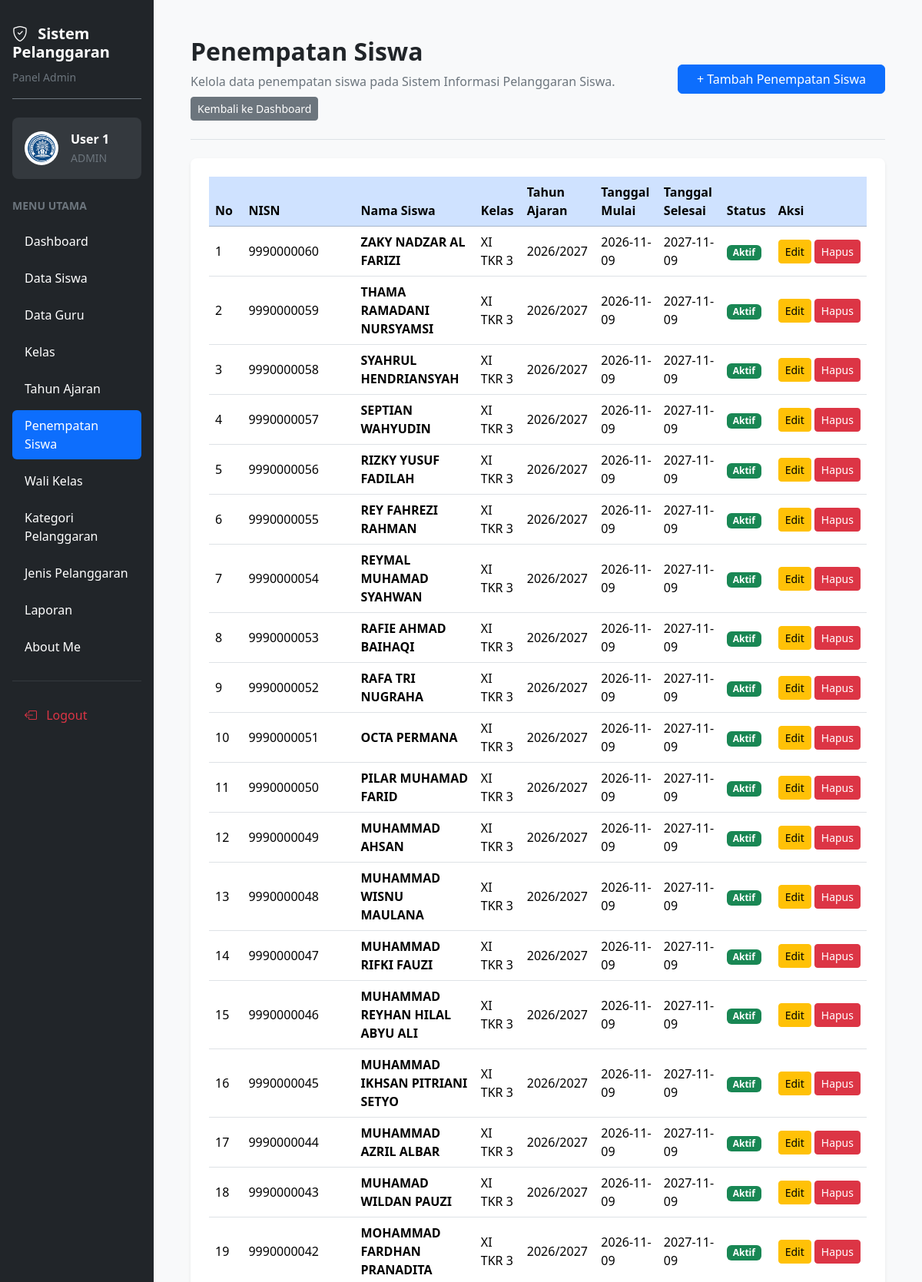
The app's page /penempatan_siswa.php (signed in, upper part) with its own data.
### tables this page shows
CREATE TABLE `t_kelas_siswa` (
  `id` int(11) NOT NULL,
  `siswa_id` int(11) NOT NULL,
  `tahun_ajaran_id` int(11) NOT NULL,
  `kelas_id` int(11) NOT NULL,
  `tanggal_mulai` date NOT NULL,
  `tanggal_selesai` date NOT NULL,
  `status_aktif` tinyint(1) NOT NULL,
  `created_at` timestamp NOT NULL DEFAULT current_timestamp(),
  `updated_at` timestamp NOT NULL DEFAULT current_timestamp()
);

CREATE TABLE `t_siswa` (
  `id` int(11) NOT NULL,
  `nis` varchar(30) NOT NULL,
  `nisn` varchar(20) NOT NULL,
  `nama` varchar(150) NOT NULL,
  `jenis_kelamin` char(5) NOT NULL,
  `tanggal_lahir` date NOT NULL,
  `alamat` text NOT NULL,
  `status_aktif` tinyint(1) NOT NULL,
  `created_at` timestamp NULL DEFAULT current_timestamp(),
  `updated_at` timestamp NULL DEFAULT current_timestamp()
);

CREATE TABLE `t_kelas` (
  `id` int(11) NOT NULL,
  `nama` varchar(100) NOT NULL,
  `tingkat` varchar(20) NOT NULL,
  `jurusan` varchar(100) NOT NULL,
  `status_aktif` tinyint(1) NOT NULL,
  `created_at` timestamp NULL DEFAULT current_timestamp(),
  `updated_at` timestamp NULL DEFAULT current_timestamp()
);

CREATE TABLE `t_tahun_ajaran` (
  `id` int(11) NOT NULL,
  `nama` varchar(20) NOT NULL,
  `tanggal_mulai` date NOT NULL,
  `tanggal_selesai` date NOT NULL,
  `status_aktif` tinyint(1) NOT NULL,
  `created_at` timestamp NOT NULL DEFAULT current_timestamp(),
  `updated_at` timestamp NOT NULL DEFAULT current_timestamp()
);

### penempatan_siswa.php (the view, shortened to what this page needs)
<?php
require_once __DIR__ . "/config/koneksi.php";
function aman($nilai) {
    return htmlspecialchars((string)($nilai ?? ''), ENT_QUOTES, 'UTF-8');
}
$query_penempatan = mysqli_query($koneksi, "
    SELECT
        ks.id,
        ks.siswa_id,
        s.nisn,
        s.nama AS nama_siswa,
        ks.kelas_id,
        k.nama AS nama_kelas,
        ks.tahun_ajaran_id,
        ta.nama AS nama_tahun_ajaran,
        ks.tanggal_mulai,
        ks.tanggal_selesai,
        ks.status_aktif
    FROM t_kelas_siswa ks
    LEFT JOIN t_siswa s
        ON ks.siswa_id = s.id
    LEFT JOIN t_kelas k
        ON ks.kelas_id = k.id
    LEFT JOIN t_tahun_ajaran ta
        ON ks.tahun_ajaran_id = ta.id
    ORDER BY ks.id DESC
");
$data_penempatan = [];
while ($row = mysqli_fetch_assoc($query_penempatan)) {
    $data_penempatan[] = $row;
}
$nama = htmlspecialchars(
    $_SESSION['name'] ?? 'Pengguna',
    ENT_QUOTES,
    'UTF-8'
);
?>
<!DOCTYPE html>
<html lang="id">
<head>
    <link href="https://cdn.jsdelivr.net/npm/bootstrap@5.3.3/dist/css/bootstrap.min.css" rel="stylesheet">
    <link href="https://cdn.jsdelivr.net/npm/bootstrap-icons@1.11.3/font/bootstrap-icons.min.css" rel="stylesheet">
    <link href="https://cdn.datatables.net/2.3.4/css/dataTables.bootstrap5.min.css" rel="stylesheet">
</head>
<body class="bg-light">
<div class="container-fluid">
    <div class="row">
        <aside class="col-12 col-md-3 col-lg-2 bg-dark min-vh-100 p-3">
            <div class="text-white mb-4 pt-3 pb-3 border-bottom border-secondary">
                <h5 class="fw-bold mb-2">
                    <i class="bi bi-shield-check me-2"></i>
                    Sistem Pelanggaran
                </h5>
                <small class="text-secondary">Panel Admin</small>
            </div>
            <div class="bg-secondary bg-opacity-25 rounded-3 p-3 mb-4">
                <div class="d-flex align-items-center gap-3">
                    <img
                        src="logo.png"
                        alt="Logo Aplikasi"
                        width="44"
                        height="44"
                        class="rounded-circle bg-white p-1"
                    >
                    <div class="text-white text-break">
                        <div class="fw-semibold">
                            <?= $nama; ?>
                        </div>
                        <small class="text-secondary">ADMIN</small>
                    </div>
                </div>
            </div>
            <div class="text-secondary small fw-semibold mb-3">
                MENU UTAMA
            </div>
            <ul class="nav nav-pills flex-column gap-2">
                <li class="nav-item">
                    <a href="dashboard.php" class="nav-link text-white rounded-2 py-2 px-3">
                        Dashboard
                    </a>
                </li>
                <li class="nav-item">
                    <a href="siswa.php" class="nav-link text-white rounded-2 py-2 px-3">
                        Data Siswa
                    </a>
                </li>
                <li class="nav-item">
                    <a href="guru.php" class="nav-link text-white rounded-2 py-2 px-3">
                        Data Guru
                    </a>
                </li>
                <li class="nav-item">
                    <a href="kelas.php" class="nav-link text-white rounded-2 py-2 px-3">
                        Kelas
                    </a>
                </li>
                <li class="nav-item">
                    <a href="tahun_ajaran.php" class="nav-link text-white rounded-2 py-2 px-3">
                        Tahun Ajaran
                    </a>
                </li>
                <li class="nav-item">
                    <a href="penempatan_siswa.php" class="nav-link active rounded-2 py-2 px-3" aria-current="page">
                        Penempatan Siswa
                    </a>
                </li>
                <li class="nav-item">
                    <a href="wali_kelas.php" class="nav-link text-white rounded-2 py-2 px-3">
                        Wali Kelas
                    </a>
                </li>
                <li class="nav-item">
                    <a href="kategori_pelanggaran.php" class="nav-link text-white rounded-2 py-2 px-3">
                        Kategori Pelanggaran
                    </a>
                </li>
                <li class="nav-item">
                    <a href="jenis_pelanggaran.php" class="nav-link text-white rounded-2 py-2 px-3">
                        Jenis Pelanggaran
                    </a>
                </li>
                <li class="nav-item">
                    <a href="laporan.php" class="nav-link text-white rounded-2 py-2 px-3">
                        Laporan
                    </a>
                </li>
                <li class="nav-item">
                    <a href="abautme.php" class="nav-link text-white rounded-2 py-2 px-3">
                        About Me
                    </a>
                </li>
            </ul>
            <hr class="border-secondary my-4">
            <a href="logout.php" class="nav-link text-danger rounded-2 py-2 px-3">
                <i class="bi bi-box-arrow-left me-2"></i>
                Logout
            </a>
        </aside>
        <main class="col-12 col-md-9 col-lg-10 p-3 p-lg-5">
            <div class="d-flex flex-wrap justify-content-between align-items-center gap-3 mb-4 pb-4 border-bottom">
                <div>
                    <h2 class="fw-bold mb-2">
                        Penempatan Siswa
                    </h2>
                    <p class="text-secondary mb-2">
                        Kelola data penempatan siswa pada Sistem Informasi Pelanggaran Siswa.
                    </p>
                    <a href="dashboard.php" class="btn btn-secondary btn-sm rounded-1">
                        Kembali ke Dashboard
                    </a>
                </div>
                <a href="tambah_penempatan_siswa.php" class="btn btn-primary rounded-2 px-4">
                    + Tambah Penempatan Siswa
                </a>
            </div>
            <div class="card border-0 shadow-sm rounded-3">
                <div class="card-body p-3 p-lg-4">
                    <div class="table-responsive">
                        <table id="tabelPenempatan" class="table table-hover align-middle">
                            <thead>
                                <tr class="table-primary">
                                    <th>No</th>
                                    <th>NISN</th>
                                    <th>Nama Siswa</th>
                                    <th>Kelas</th>
                                    <th>Tahun Ajaran</th>
                                    <th>Tanggal Mulai</th>
                                    <th>Tanggal Selesai</th>
                                    <th>Status</th>
                                    <th>Aksi</th>
                                </tr>
                            </thead>
                            <tbody>
                                <?php $no = 1; ?>
                                <?php foreach ($data_penempatan as $row): ?>
                                    <tr>
                                        <td>
                                            <?= $no++; ?>
                                        </td>
                                        <td>
                                            <?= aman($row['nisn'] ?? '-'); ?>
                                        </td>
                                        <td>
                                            <strong>
                                                <?= aman($row['nama_siswa'] ?? '-'); ?>
                                            </strong>
                                        </td>
                                        <td>
                                            <?= aman($row['nama_kelas'] ?? '-'); ?>
                                        </td>
                                        <td>
                                            <?= aman($row['nama_tahun_ajaran'] ?? '-'); ?>
                                        </td>
                                        <td>
                                            <?= aman($row['tanggal_mulai'] ?? '-'); ?>
                                        </td>
                                        <td>
                                            <?= aman($row['tanggal_selesai'] ?? '-'); ?>
                                        </td>
                                        <td>
                                            <?php if ((int)($row['status_aktif'] ?? 0) === 1): ?>
                                                <span class="badge bg-success">
                                                    Aktif
                                                </span>
                                            <?php else: ?>
                                                <span class="badge bg-secondary">
                                                    Tidak Aktif
                                                </span>
                                            <?php endif; ?>
                                        </td>
                                        <td>
                                            <div class="d-flex gap-1">
                                                <a
                                                    href="edit_penempatan_siswa.php?id=<?= (int)$row['id']; ?>"
                                                    class="btn btn-warning btn-sm"
                                                >
                                                    Edit
                                                </a>
                                                <a
                                                    href="hapus_penempatan_siswa.php?id=<?= (int)$row['id']; ?>"
                                                    class="btn btn-danger btn-sm"
                                                    onclick="return confirm('Yakin ingin menghapus data penempatan siswa ini?')"
                                                >
                                                    Hapus
                                                </a>
                                            </div>
                                        </td>
                                    </tr>
                                <?php endforeach; ?>
                            </tbody>
                        </table>
                    </div>
                </div>
            </div>
        </main>
    </div>
</div>
</body>
</html>

### records on screen
t_kelas_siswa: siswa.nisn "9990000060", siswa.nama "ZAKY NADZAR AL FARIZI", kelas.nama "XI TKR 3", tahun_ajaran.nama "2026/2027", tanggal_mulai "2026-11-09", tanggal_selesai "2027-11-09", status_aktif "Aktif"
t_kelas_siswa: siswa.nisn "9990000059", siswa.nama "THAMA RAMADANI NURSYAMSI", kelas.nama "XI TKR 3", tahun_ajaran.nama "2026/2027", tanggal_mulai "2026-11-09", tanggal_selesai "2027-11-09", status_aktif "Aktif"
t_kelas_siswa: siswa.nisn "9990000058", siswa.nama "SYAHRUL HENDRIANSYAH", kelas.nama "XI TKR 3", tahun_ajaran.nama "2026/2027", tanggal_mulai "2026-11-09", tanggal_selesai "2027-11-09", status_aktif "Aktif"
t_kelas_siswa: siswa.nisn "9990000057", siswa.nama "SEPTIAN WAHYUDIN", kelas.nama "XI TKR 3", tahun_ajaran.nama "2026/2027", tanggal_mulai "2026-11-09", tanggal_selesai "2027-11-09", status_aktif "Aktif"
t_kelas_siswa: siswa.nisn "9990000056", siswa.nama "RIZKY YUSUF FADILAH", kelas.nama "XI TKR 3", tahun_ajaran.nama "2026/2027", tanggal_mulai "2026-11-09", tanggal_selesai "2027-11-09", status_aktif "Aktif"
t_kelas_siswa: siswa.nisn "9990000055", siswa.nama "REY FAHREZI RAHMAN", kelas.nama "XI TKR 3", tahun_ajaran.nama "2026/2027", tanggal_mulai "2026-11-09", tanggal_selesai "2027-11-09", status_aktif "Aktif"
t_kelas_siswa: siswa.nisn "9990000054", siswa.nama "REYMAL MUHAMAD SYAHWAN", kelas.nama "XI TKR 3", tahun_ajaran.nama "2026/2027", tanggal_mulai "2026-11-09", tanggal_selesai "2027-11-09", status_aktif "Aktif"
t_kelas_siswa: siswa.nisn "9990000053", siswa.nama "RAFIE AHMAD BAIHAQI", kelas.nama "XI TKR 3", tahun_ajaran.nama "2026/2027", tanggal_mulai "2026-11-09", tanggal_selesai "2027-11-09", status_aktif "Aktif"
t_kelas_siswa: siswa.nisn "9990000052", siswa.nama "RAFA TRI NUGRAHA", kelas.nama "XI TKR 3", tahun_ajaran.nama "2026/2027", tanggal_mulai "2026-11-09", tanggal_selesai "2027-11-09", status_aktif "Aktif"
t_kelas_siswa: siswa.nisn "9990000051", siswa.nama "OCTA PERMANA", kelas.nama "XI TKR 3", tahun_ajaran.nama "2026/2027", tanggal_mulai "2026-11-09", tanggal_selesai "2027-11-09", status_aktif "Aktif"
t_kelas_siswa: siswa.nisn "9990000050", siswa.nama "PILAR MUHAMAD FARID", kelas.nama "XI TKR 3", tahun_ajaran.nama "2026/2027", tanggal_mulai "2026-11-09", tanggal_selesai "2027-11-09", status_aktif "Aktif"
t_kelas_siswa: siswa.nisn "9990000049", siswa.nama "MUHAMMAD AHSAN", kelas.nama "XI TKR 3", tahun_ajaran.nama "2026/2027", tanggal_mulai "2026-11-09", tanggal_selesai "2027-11-09", status_aktif "Aktif"
t_kelas_siswa: siswa.nisn "9990000048", siswa.nama "MUHAMMAD WISNU MAULANA", kelas.nama "XI TKR 3", tahun_ajaran.nama "2026/2027", tanggal_mulai "2026-11-09", tanggal_selesai "2027-11-09", status_aktif "Aktif"
t_kelas_siswa: siswa.nisn "9990000047", siswa.nama "MUHAMMAD RIFKI FAUZI", kelas.nama "XI TKR 3", tahun_ajaran.nama "2026/2027", tanggal_mulai "2026-11-09", tanggal_selesai "2027-11-09", status_aktif "Aktif"
t_kelas_siswa: siswa.nisn "9990000046", siswa.nama "MUHAMMAD REYHAN HILAL ABYU ALI", kelas.nama "XI TKR 3", tahun_ajaran.nama "2026/2027", tanggal_mulai "2026-11-09", tanggal_selesai "2027-11-09", status_aktif "Aktif"
t_kelas_siswa: siswa.nisn "9990000045", siswa.nama "MUHAMMAD IKHSAN PITRIANI SETYO", kelas.nama "XI TKR 3", tahun_ajaran.nama "2026/2027", tanggal_mulai "2026-11-09", tanggal_selesai "2027-11-09", status_aktif "Aktif"
t_kelas_siswa: siswa.nisn "9990000044", siswa.nama "MUHAMMAD AZRIL ALBAR", kelas.nama "XI TKR 3", tahun_ajaran.nama "2026/2027", tanggal_mulai "2026-11-09", tanggal_selesai "2027-11-09", status_aktif "Aktif"
t_kelas_siswa: siswa.nisn "9990000043", siswa.nama "MUHAMAD WILDAN PAUZI", kelas.nama "XI TKR 3", tahun_ajaran.nama "2026/2027", tanggal_mulai "2026-11-09", tanggal_selesai "2027-11-09", status_aktif "Aktif"
t_kelas_siswa: siswa.nisn "9990000042", siswa.nama "MOHAMMAD FARDHAN PRANADITA", kelas.nama "XI TKR 3", tahun_ajaran.nama "2026/2027", tanggal_mulai "2026-11-09", tanggal_selesai "2027-11-09", status_aktif "Aktif"

### other values on screen
$nama "User 1"
